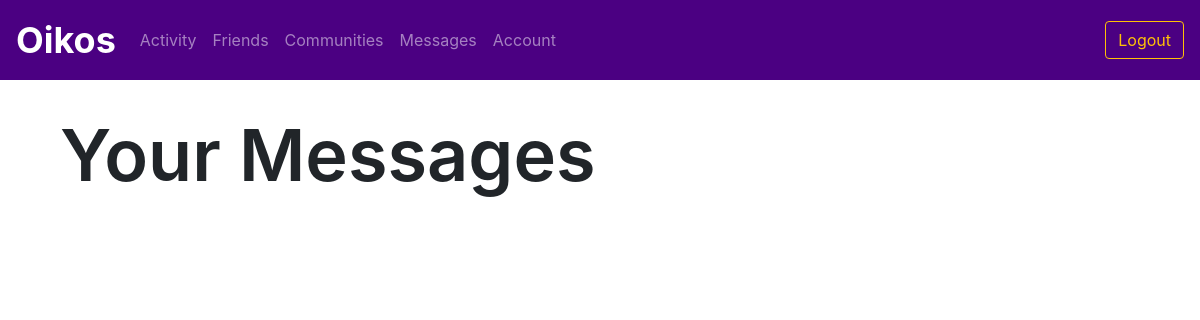
Page /messages/ (signed in) on the earlier database version.
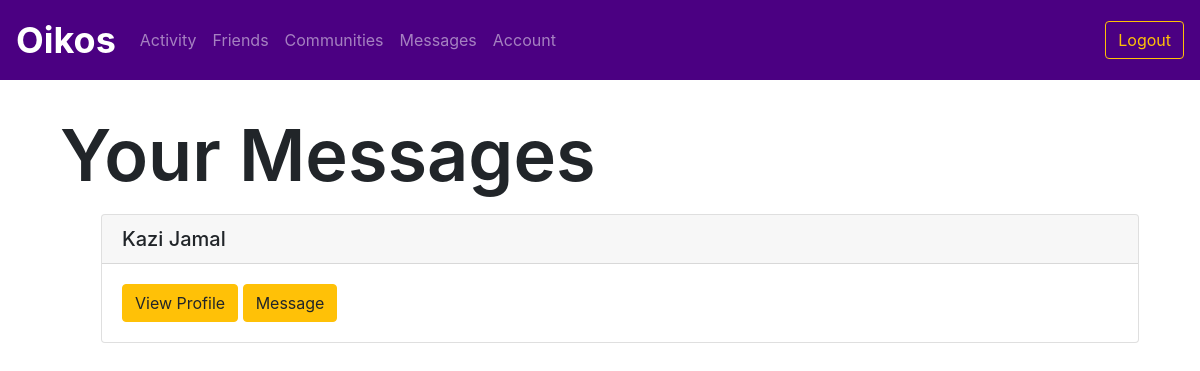
Same page on the later database version.
### utl/models.py (models this page shows)
class Friend(db.Model):
    ID = db.Column(db.Integer, primary_key=True)
    userID = db.Column(db.Integer, nullable=False)
    friendID = db.Column(db.Integer, nullable=False)
    displayName = db.Column(db.Integer, nullable=False)

### app.py (the view)
@app.route("/messages/")
@login_required
def messages():
    friendslist = friendsfunctions.getFriends(session['userID'])
    return render_template("messages.html", friends=friendslist)

### app.py (called while the page is built)
def login_required(f):
    @wraps(f)
    def decorated_function(*args, **kwargs):
        if "userID" not in session:
            return redirect(url_for('login'))
        return f(*args, **kwargs)
    return decorated_function

### utl/friends.py (called while the page is built)
def getFriends(userID):
    friends = Friend.query.filter_by(userID=userID).order_by(Friend.displayName.asc()).all()
    return friends

### templates/messages.html (shortened to what this page needs)
{% extends "logbase.html" %}
{% block body %}
    <div class="content">
        <h1 class="display-3" style="font-weight: 600; padding-left: 5vw; padding-top: 5vh;">Your Messages</h1>
    </div>
    <div class="container">
        <ul>
            {% for friend in friends %}
            <div class="card m-3">
                <h5 class="card-header">{{ friend.displayName }}</h5>
                <div class="card-body">
                  <a href="/profile/{{ friend.friendID }}" class="btn btn-warning">View Profile</a>
                  <a href="/messages/{{ friend.friendID }}" class="btn btn-warning">Message</a>
                </div>
              </div>
            {% endfor %}
        </ul>
    </div>
{% endblock %}

### templates/logbase.html
{% extends "base.html" %}
{% block profile %}
<li class="nav-item">
    <a class="nav-item nav-link" href="/feed">Activity</a></li>
<li class="nav-item">
    <a class="nav-item nav-link" href="/friends">Friends</a></li>
<li class="nav-item">
    <a class="nav-item nav-link" href="/communities">Communities</a></li>
<li class="nav-item">
    <a class="nav-item nav-link" href="/messages">Messages</a></li>
<li class="nav-item">
    <a class="nav-item nav-link" href="/me">Account</a></li>
{% endblock %}
{% block loginoptions %}
<form class="form-inline my-2 my-lg-0" action="/logout">
    <button class="btn btn-outline-warning my-2 my-sm-0" type="submit">Logout</button>
</form>
{% endblock %}

### templates/base.html (shortened to what this page needs)
<!DOCTYPE html>
  <html>
  <head>
    <link rel="stylesheet" href="https://stackpath.bootstrapcdn.com/bootstrap/4.4.1/css/bootstrap.min.css"
>
    <link rel="stylesheet" href="../static/css/style.css">
  </head>
  <body>
      <header>
        <nav class="navbar fixed-top navbar-expand-lg navbar-dark bg-primary">
        <a class="navbar-brand" href="/dashboard"><b>Oikos</b></a>
        <div class="collapse navbar-collapse" id="navbarContent">
          <ul class="navbar-nav mr-auto">
            {% block profile %}{% endblock %}
          </ul>
          {% block loginoptions %} {% endblock %}
        </div>
    </nav>
    <br>
    <br>
    <br>
</header>
    {% block body %} {% endblock %}
  </body>
</html>

### static/css/style.css (style rules this page uses)
.bg-primary { background-color: indigo !important; }
.nav-item { color: white; }
.navbar .navbar-brand { font-size: 36px; }

Differences in the rows shown:
added Friend: displayName "Kazi Jamal"
